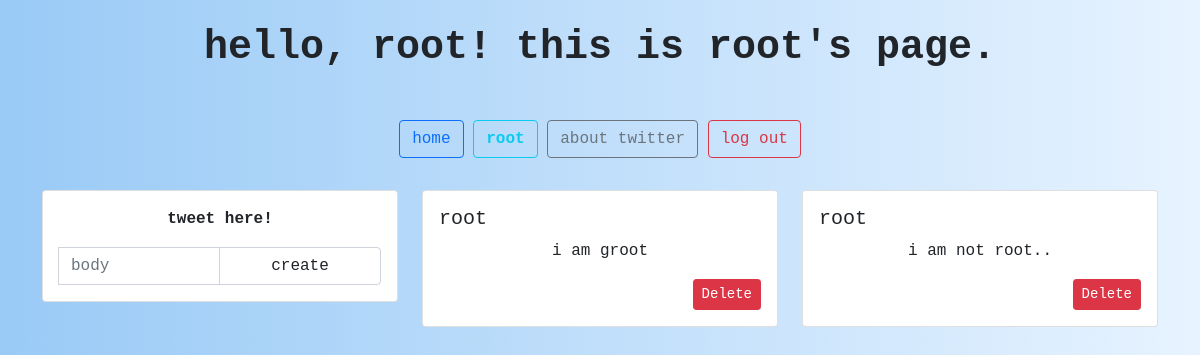
/profile/root (signed in), run on the app's committed database.
### core/models.py (models this page shows)
class Tweet(models.Model):
    body = models.TextField()
    created_at = models.DateTimeField(auto_now=True)
    author = models.ForeignKey(User, on_delete=models.DO_NOTHING)
    likes = models.IntegerField()
    hashtags = models.ManyToManyField(HashTag)

### core/views.py (the view)
# urls.py: path('profile/<str:username>', profile_view, name='profile'),
def profile_view(request, username):
    if not request.user.is_authenticated:
        return redirect('/login')
    if request.method == 'POST':
        body = request.POST['body']
        Tweet.objects.create(body=body, author=request.user, likes=0)
    author_user = User.objects.get(username=username)
    tweets = Tweet.objects.filter(author=author_user)
    return render(request, 'profile.html', {'tweets': tweets, 'username': username})

### core/templates/profile.html (shortened to what this page needs)
<!doctype html>
<html lang="en">
<head>
    <link href="https://cdn.jsdelivr.net/npm/bootstrap@5.0.0-beta3/dist/css/bootstrap.min.css" rel="stylesheet">
</head>
<body>
    <div class="container">
        <br/>
        <h1>
            <p><b>hello, {{request.user.username}}! this is {{username}}'s page.</b></p>
        </h1>
        <br/> {% if request.user.is_authenticated %}
        <p style="margin-top: 0.5rem; margin-bottom: 2rem;">
            <a class="btn btn-outline-primary" href='/home'>home</a>
            <a class="btn btn-outline-info" href='/profile/{{request.user}}'><b>{{request.user}}</b></a>
            <a class="btn btn-outline-secondary" href='/'>about twitter</a>
            <a class="btn btn-outline-danger" href='/logout'>log out</a> {% endif %}
        </p>
        <div class="row">
            {% if request.user.username == username %}
            <div class="col-md-4">
                <div class="card" style="margin-bottom: 1rem;">
                    <div class="card-body">
                        <p><b>tweet here!</b></p>
                        <form method="POST" class="input-group mb-3" action="/profile/{{username}}" style="margin-bottom: 0 !important;">
                            <input class="form-control" name="body" placeholder="body" />
                            <input class="form-control" type="submit" value="create" />
                        </form>
                    </div>
                </div>
            </div>
            {% endif %} {% for tweet in tweets %}
            <div class="col-md-4">
                <div class="card" style="margin-bottom: 1rem">
                    <div class="card-body">
                        <h5 class="card-title">{{tweet.author}}</h5>
                        <p>{{tweet.body}}</p>
                        {% if request.user.username == username %}
                        <a style="float: right;" href='/delete?id={{tweet.id}}' class="btn btn-danger btn-sm">Delete</a> {% endif %}
                    </div>
                </div>
            </div>
            {% endfor %}
        </div>
    </div>
</body>
</html>

### core/templates/profile.html (style rules this page uses)
body { background-color: #99CAF6; background-image: linear-gradient(to right, #99CAF6, #E7F3FF); font-family: "Courier New", Courier, monospace; }
p { text-align: center; vertical-align: middle; }

### data on the page
Tweet: author "root", body "i am groot"
Tweet: author "root", body "i am not root.."

### other printed values
{{ request.user.username }} "root"
{{ username }} "root"
{{ request.user }} "root"
